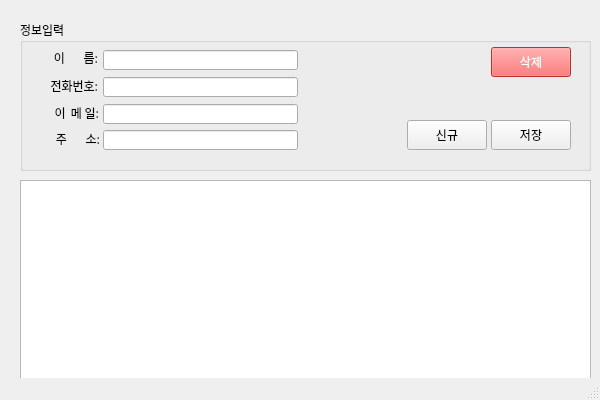
<?xml version="1.0" encoding="UTF-8"?>
<ui version="4.0">
 <class>MainWindow</class>
 <widget class="QMainWindow" name="MainWindow">
  <property name="geometry">
   <rect>
    <x>0</x>
    <y>0</y>
    <width>600</width>
    <height>400</height>
   </rect>
  </property>
  <property name="sizePolicy">
   <sizepolicy hsizetype="Fixed" vsizetype="Fixed">
    <horstretch>0</horstretch>
    <verstretch>0</verstretch>
   </sizepolicy>
  </property>
  <property name="minimumSize">
   <size>
    <width>600</width>
    <height>400</height>
   </size>
  </property>
  <property name="maximumSize">
   <size>
    <width>600</width>
    <height>400</height>
   </size>
  </property>
  <property name="font">
   <font>
    <family>나눔고딕</family>
   </font>
  </property>
  <property name="windowTitle">
   <string>주소록GUI</string>
  </property>
  <widget class="QWidget" name="centralwidget">
   <widget class="QWidget" name="verticalLayoutWidget">
    <property name="geometry">
     <rect>
      <x>20</x>
      <y>20</y>
      <width>571</width>
      <height>151</height>
     </rect>
    </property>
    <layout class="QVBoxLayout" name="verticalLayout">
     <item>
      <widget class="QGroupBox" name="groupBox">
       <property name="title">
        <string>정보입력</string>
       </property>
       <widget class="QLabel" name="label">
        <property name="geometry">
         <rect>
          <x>18</x>
          <y>32</y>
          <width>60</width>
          <height>12</height>
         </rect>
        </property>
        <property name="text">
         <string>이       름:</string>
        </property>
        <property name="alignment">
         <set>Qt::AlignRight|Qt::AlignTrailing|Qt::AlignVCenter</set>
        </property>
       </widget>
       <widget class="QLineEdit" name="txtName">
        <property name="geometry">
         <rect>
          <x>83</x>
          <y>30</y>
          <width>195</width>
          <height>20</height>
         </rect>
        </property>
        <property name="inputMethodHints">
         <set>Qt::ImhLatinOnly</set>
        </property>
       </widget>
       <widget class="QLabel" name="label_2">
        <property name="geometry">
         <rect>
          <x>18</x>
          <y>60</y>
          <width>60</width>
          <height>12</height>
         </rect>
        </property>
        <property name="text">
         <string>전화번호:</string>
        </property>
        <property name="alignment">
         <set>Qt::AlignRight|Qt::AlignTrailing|Qt::AlignVCenter</set>
        </property>
       </widget>
       <widget class="QLineEdit" name="txtPhone">
        <property name="geometry">
         <rect>
          <x>83</x>
          <y>57</y>
          <width>195</width>
          <height>20</height>
         </rect>
        </property>
        <property name="inputMethodHints">
         <set>Qt::ImhFormattedNumbersOnly</set>
        </property>
       </widget>
       <widget class="QLabel" name="label_3">
        <property name="geometry">
         <rect>
          <x>19</x>
          <y>87</y>
          <width>60</width>
          <height>12</height>
         </rect>
        </property>
        <property name="text">
         <string>이  메 일:</string>
        </property>
        <property name="alignment">
         <set>Qt::AlignRight|Qt::AlignTrailing|Qt::AlignVCenter</set>
        </property>
       </widget>
       <widget class="QLineEdit" name="txtEmail">
        <property name="geometry">
         <rect>
          <x>83</x>
          <y>84</y>
          <width>195</width>
          <height>20</height>
         </rect>
        </property>
       </widget>
       <widget class="QLabel" name="label_4">
        <property name="geometry">
         <rect>
          <x>20</x>
          <y>113</y>
          <width>60</width>
          <height>12</height>
         </rect>
        </property>
        <property name="text">
         <string>주       소:</string>
        </property>
        <property name="alignment">
         <set>Qt::AlignRight|Qt::AlignTrailing|Qt::AlignVCenter</set>
        </property>
       </widget>
       <widget class="QLineEdit" name="txtAddress">
        <property name="geometry">
         <rect>
          <x>83</x>
          <y>110</y>
          <width>195</width>
          <height>20</height>
         </rect>
        </property>
        <property name="text">
         <string/>
        </property>
       </widget>
       <widget class="QPushButton" name="btnNew">
        <property name="geometry">
         <rect>
          <x>387</x>
          <y>100</y>
          <width>80</width>
          <height>30</height>
         </rect>
        </property>
        <property name="text">
         <string>신규</string>
        </property>
       </widget>
       <widget class="QPushButton" name="btnSave">
        <property name="geometry">
         <rect>
          <x>471</x>
          <y>100</y>
          <width>80</width>
          <height>30</height>
         </rect>
        </property>
        <property name="text">
         <string>저장</string>
        </property>
       </widget>
       <widget class="QPushButton" name="btnDel">
        <property name="geometry">
         <rect>
          <x>471</x>
          <y>27</y>
          <width>80</width>
          <height>30</height>
         </rect>
        </property>
        <property name="styleSheet">
         <string notr="true">background-color:rgb(255,70,70);
color:rgb(255,255,255);</string>
        </property>
        <property name="text">
         <string>삭제</string>
        </property>
       </widget>
      </widget>
     </item>
    </layout>
   </widget>
   <widget class="QWidget" name="verticalLayoutWidget_2">
    <property name="geometry">
     <rect>
      <x>20</x>
      <y>180</y>
      <width>571</width>
      <height>201</height>
     </rect>
    </property>
    <layout class="QVBoxLayout" name="verticalLayout_2">
     <item>
      <widget class="QTableWidget" name="tblAddress"/>
     </item>
    </layout>
   </widget>
  </widget>
  <widget class="QStatusBar" name="stbCurrent"/>
 </widget>
 <resources/>
 <connections/>
</ui>
